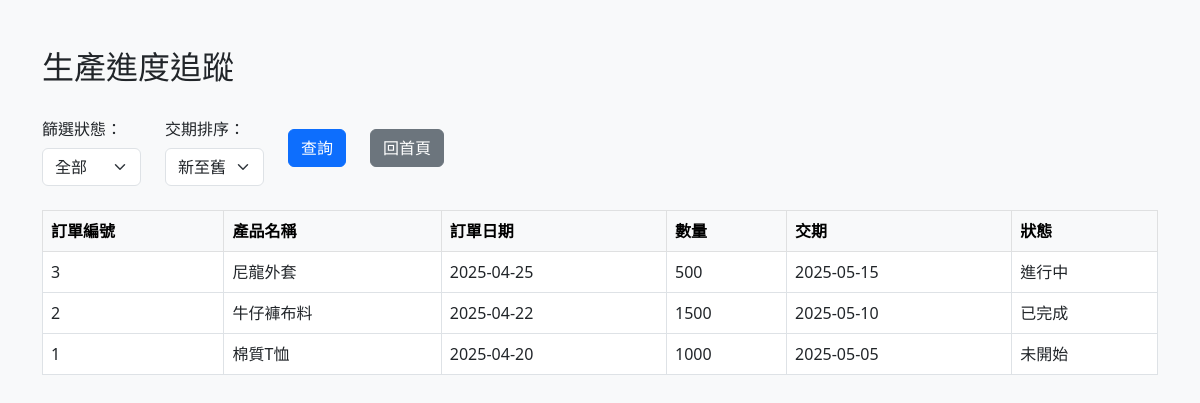
The app's page /modules/production_progress.php with its own data.
### tables this page shows
CREATE TABLE `production_orders` (
  `order_id` int(11) NOT NULL,
  `product_name` varchar(100) NOT NULL,
  `order_date` date DEFAULT NULL,
  `due_date` date DEFAULT NULL,
  `quantity` int(11) DEFAULT NULL,
  `status` varchar(50) DEFAULT NULL,
  `start_date` date DEFAULT NULL,
  `end_date` date DEFAULT NULL
);

### modules/production_progress.php (the view, shortened to what this page needs)
<?php
include '../db_connect.php';
$filter = 'all';
$sort_order = 'DESC';
$sort_order = in_array($sort_order, ['ASC', 'DESC']) ? $sort_order : 'DESC';
switch ($filter) {
    default:
        $sql = "SELECT * FROM production_orders ORDER BY due_date $sort_order";
        break;
}
$result = $conn->query($sql);
?>
<!DOCTYPE html>
<html lang="zh-Hant">
<head>
    <link href="https://cdn.jsdelivr.net/npm/bootstrap@5.3.0/dist/css/bootstrap.min.css" rel="stylesheet">
</head>
<body class="bg-light">
<div class="container py-5">
    <h2 class="mb-4">生產進度追蹤</h2>
    <form method="post" class="mb-4">
        <div class="row gy-3 align-items-center">
            <div class="col-md-auto">
                <label for="filter" class="col-form-label">篩選狀態：</label>
                <select name="filter" id="filter" class="form-select">
                    <option value="all" <?= $filter === 'all' ? 'selected' : '' ?>>全部</option>
                </select>
            </div>
            <div class="col-md-auto">
                <label for="sort_order" class="col-form-label">交期排序：</label>
                <select name="sort_order" id="sort_order" class="form-select">
                    <option value="DESC" <?= $sort_order === 'DESC' ? 'selected' : '' ?>>新至舊</option>
                </select>
            </div>
            <div class="col-md-auto">
                <button type="submit" class="btn btn-primary">查詢</button>
            </div>
            <div class="col-md-auto">
                <a href="../admin.php" class="btn btn-secondary">回首頁</a>
            </div>
        </div>
    </form>
    <?php if ($result && $result->num_rows > 0): ?>
        <div class="table-responsive">
            <table class="table table-bordered table-hover bg-white">
                <thead class="table-light">
                    <tr>
                        <th>訂單編號</th>
                        <th>產品名稱</th>
                        <th>訂單日期</th>
                        <th>數量</th>
                        <th>交期</th>
                        <th>狀態</th>
                    </tr>
                </thead>
                <tbody>
                    <?php while ($row = $result->fetch_assoc()): ?>
                        <tr>
                            <td><?= htmlspecialchars($row['order_id']) ?></td>
                            <td><?= htmlspecialchars($row['product_name']) ?></td>
                            <td><?= htmlspecialchars($row['order_date']) ?></td>
                            <td><?= htmlspecialchars($row['quantity']) ?></td>
                            <td><?= htmlspecialchars($row['due_date']) ?></td>
                            <td><?= htmlspecialchars($row['status']) ?></td>
                        </tr>
                    <?php endwhile; ?>
                </tbody>
            </table>
        </div>
    <?php else: ?>
        <p class="text-danger">查無符合條件的資料。</p>
    <?php endif; ?>
</div>
</body>
</html>

### records on screen
production_orders: order_id "3", product_name "尼龍外套", order_date "2025-04-25", quantity "500", due_date "2025-05-15", status "進行中"
production_orders: order_id "2", product_name "牛仔褲布料", order_date "2025-04-22", quantity "1500", due_date "2025-05-10", status "已完成"
production_orders: order_id "1", product_name "棉質T恤", order_date "2025-04-20", quantity "1000", due_date "2025-05-05", status "未開始"
